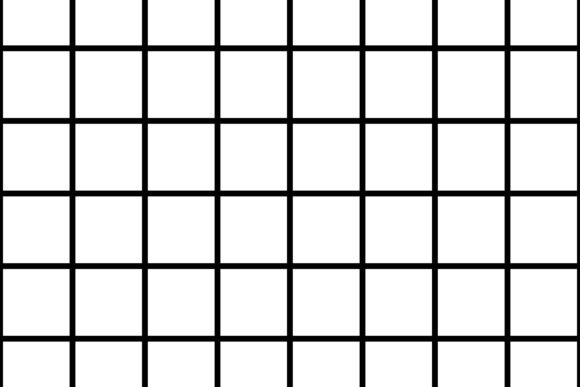
#> input picture 알짜배기 예제로 배우는 OpenCV/Chapter_10/test.png, 580 x 387 px
$ python code_10-2.py
#> lines starting #> are read from the running program, lines starting #| are printed output that depends on the picture
import numpy as np
import cv2

img = cv2.imread('test.png')
#> img is the input picture: shape (387, 580, 3); min 0, max 255, mean 216.9
kernel = np.ones((5,5), np.float32)/25
dst = cv2.filter2D(img, -1, kernel)
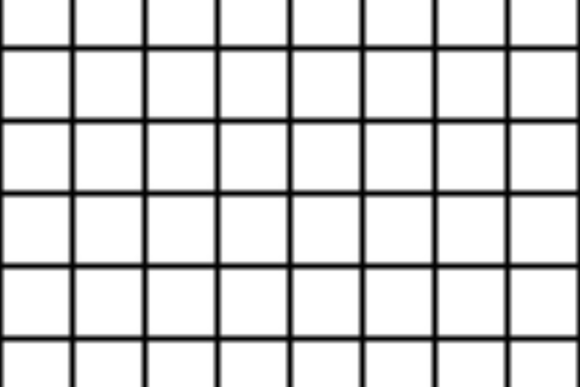
#> dst: shape (387, 580, 3); min 0, max 255, mean 216.9

cv2.imshow('Original', img)
cv2.imshow('Result', dst)

cv2.waitKey(0)
cv2.destroyAllWindows()

$ run again, with 알짜배기 예제로 배우는 OpenCV/Chapter_10/box.png copied over 알짜배기 예제로 배우는 OpenCV/Chapter_10/test.png
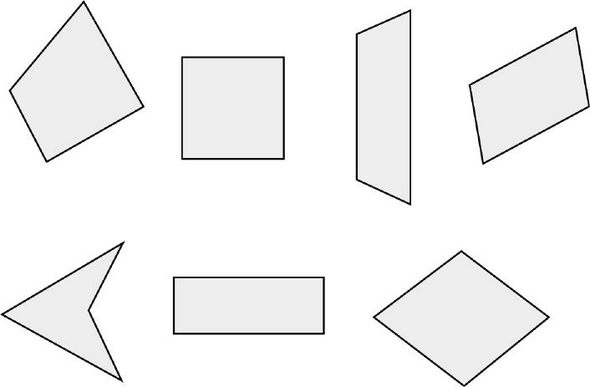
#> input picture 알짜배기 예제로 배우는 OpenCV/Chapter_10/box.png, 590 x 387 px
#> img is the input picture: shape (387, 590, 3); min 0, max 255, mean 244.2
#> `dst = cv2.filter2D(img, -1, kernel)`:
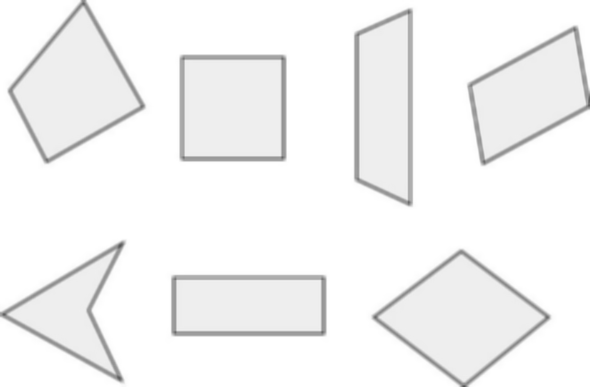
#> dst: shape (387, 590, 3); min 89, max 255, mean 244.2
